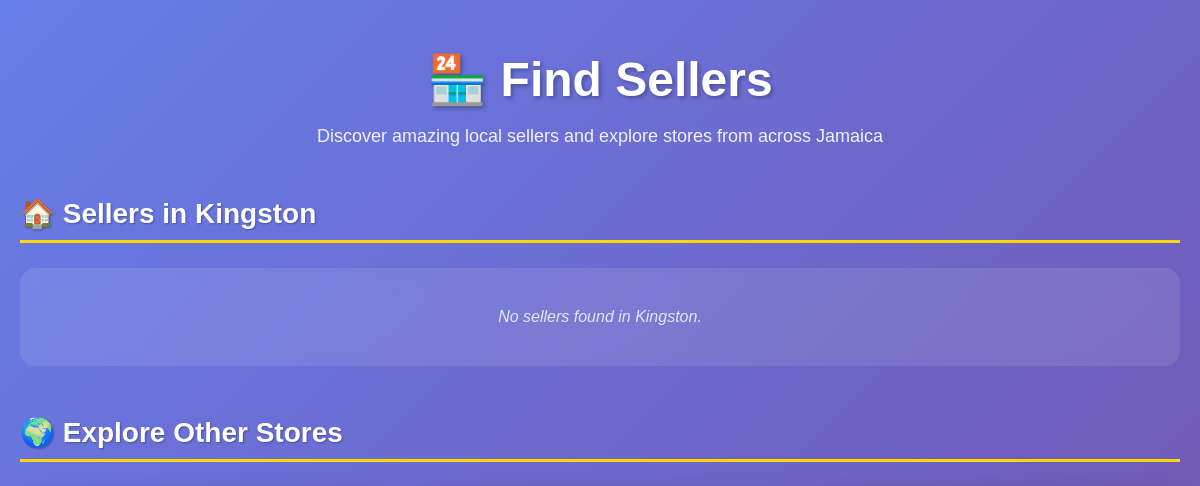
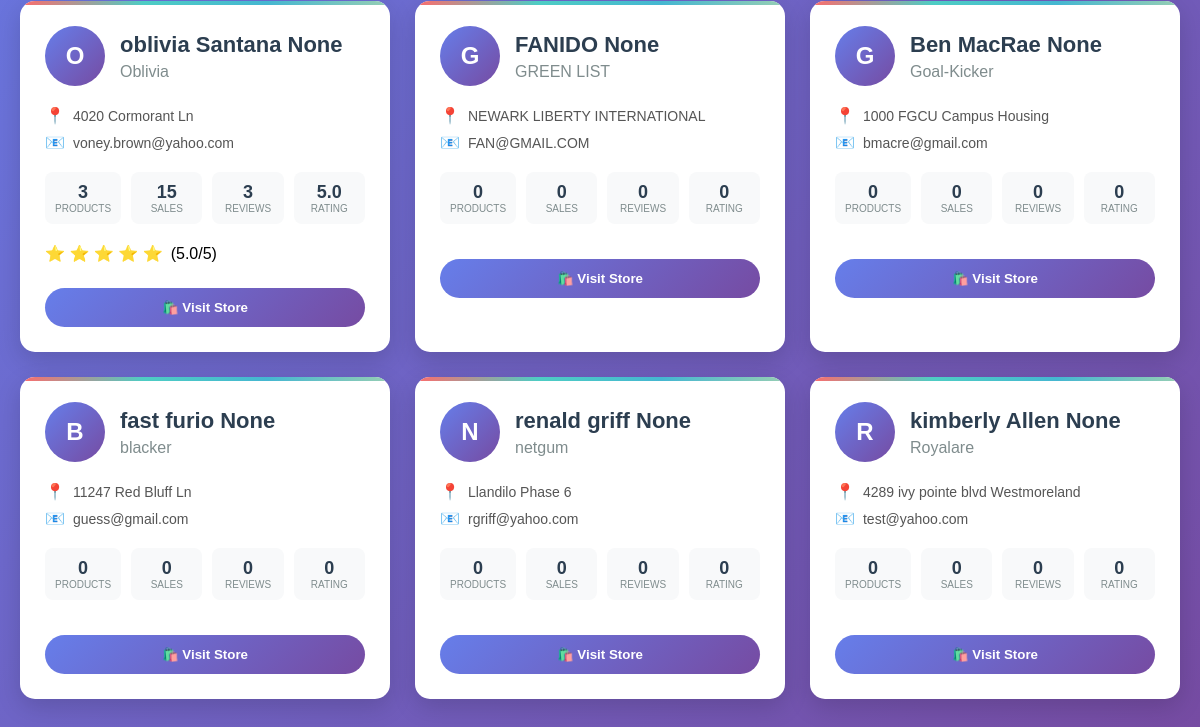
The page /find_sellers on the database as committed earlier (2 pictures, top to bottom).
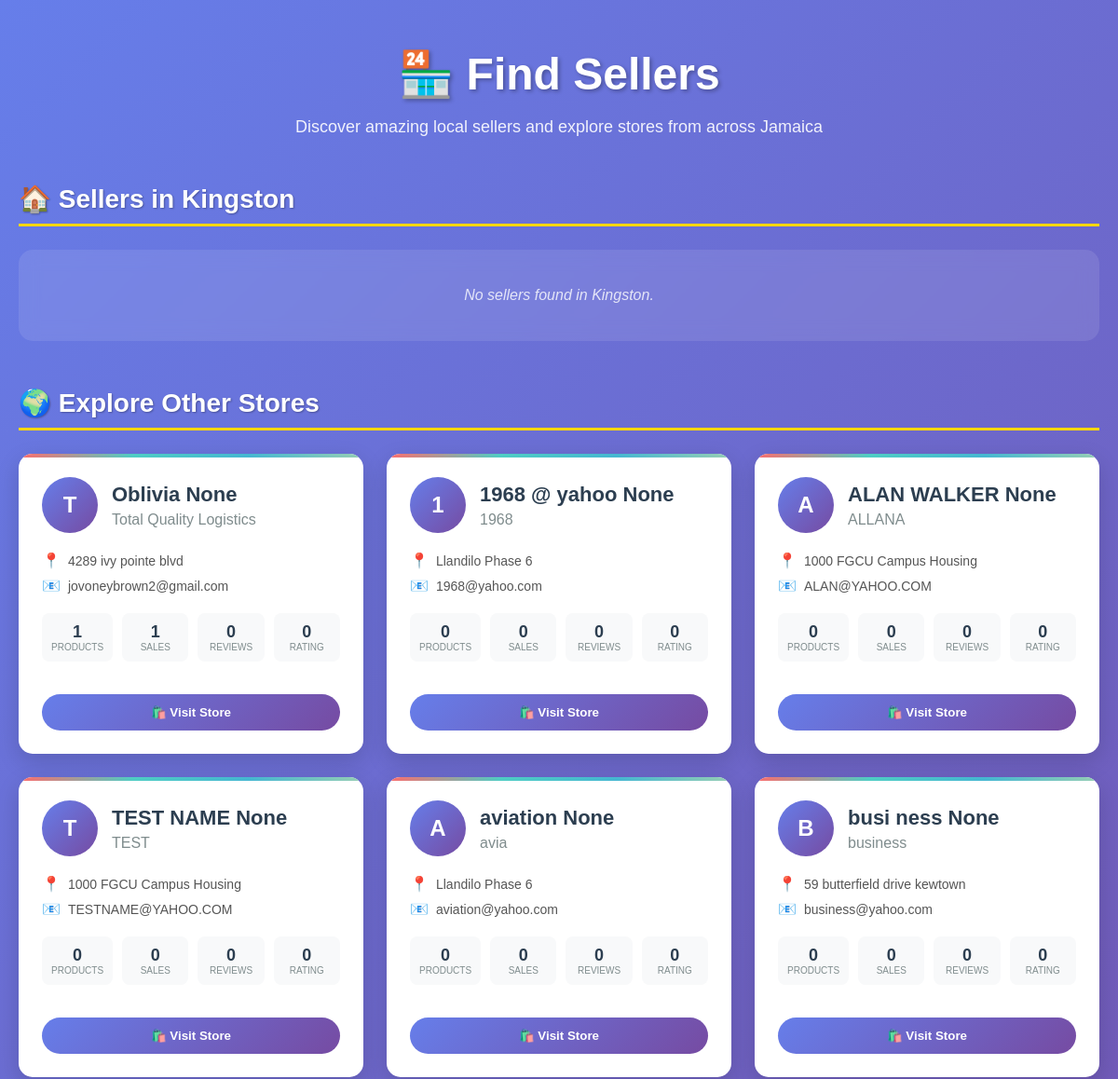
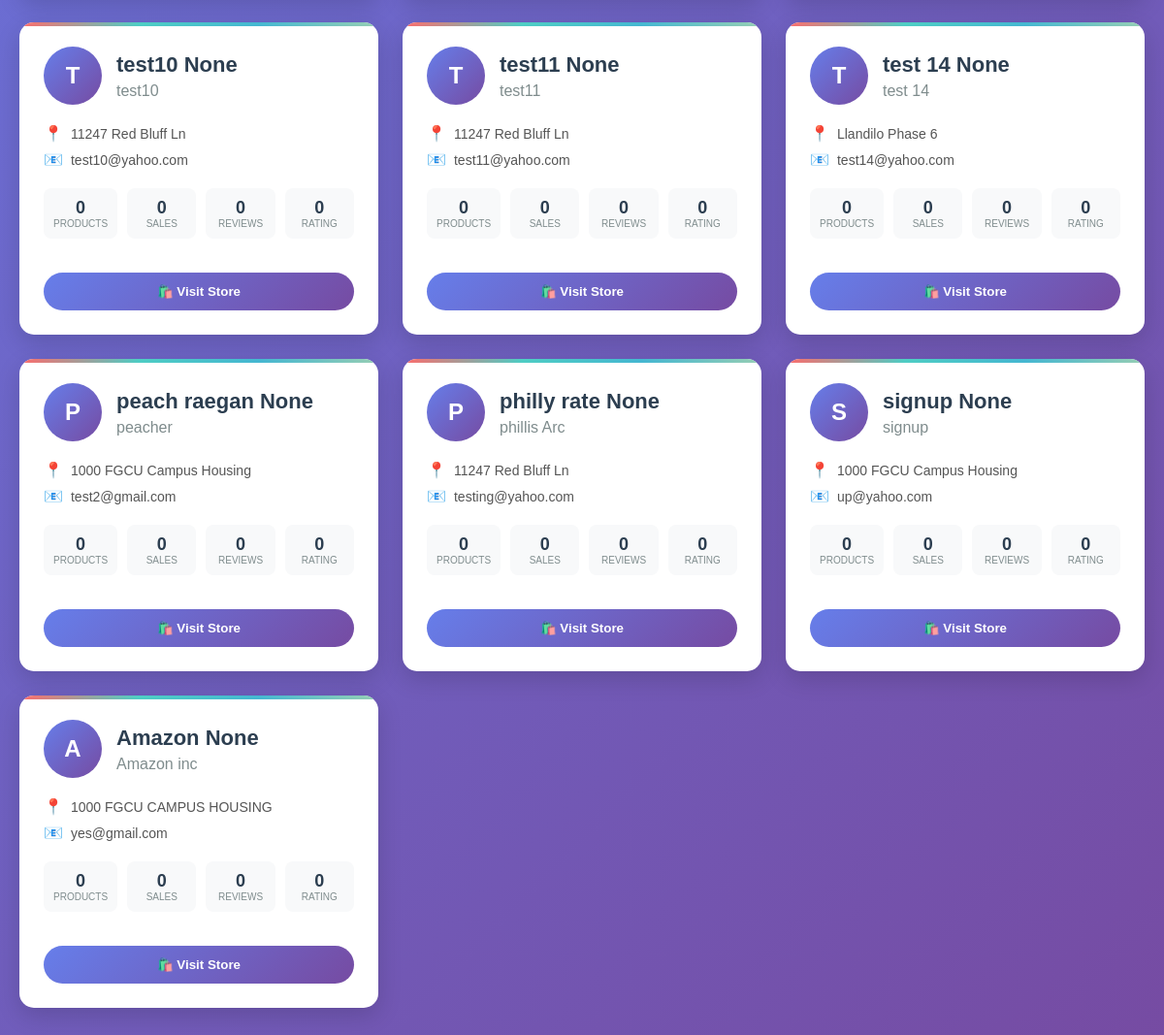
The same page on the database as committed later (2 pictures, top to bottom).
### tables this page shows
CREATE TABLE users (
    email TEXT PRIMARY KEY,
    password TEXT,
    first_name TEXT,
    last_name TEXT,
    is_seller BOOLEAN,
    is_support BOOLEAN DEFAULT FALSE,
    phone_number TEXT,
    address TEXT,
    parish TEXT,
    post_office TEXT,
    profile_picture TEXT,
    discount_used BOOLEAN DEFAULT FALSE,
    notification_preference TEXT,
    business_name TEXT,
    business_address TEXT,
    security_question TEXT,
    security_answer TEXT,
    discount_applied BOOLEAN DEFAULT FALSE,
    gender TEXT,
    delivery_address TEXT,
    billing_address TEXT,
    whatsapp_number TEXT,
    business_description TEXT,
    verification_status TEXT DEFAULT 'pending_documents',
    created_at DATETIME DEFAULT CURRENT_TIMESTAMP
);

### app.py (the view)
@app.route('/find_sellers')
def find_sellers():
    try:
        with get_db() as conn:
            cursor = conn.cursor()
            user_parish = 'Kingston'
            if 'user' in session and session['user'].get('parish'):
                user_parish = session['user']['parish']
            cursor.execute('''
                SELECT u.email, u.first_name, u.last_name, u.business_name, u.business_address,
                       u.profile_picture, COUNT(p.product_key) as product_count,
                       AVG(sr.rating) as avg_rating, COUNT(sr.rating) as rating_count,
                       SUM(p.sold) as total_sales
                FROM users u
                LEFT JOIN products p ON u.email = p.seller_email
                LEFT JOIN seller_ratings sr ON u.email = sr.seller_email
                WHERE u.is_seller = 1 AND u.business_address = ?
                GROUP BY u.email
                ORDER BY total_sales DESC, product_count DESC
            ''', (user_parish,))
            local_sellers = []
            for row in cursor.fetchall():
                seller_data = dict(row)
                seller_data['avg_rating'] = round(seller_data['avg_rating'], 1) if seller_data['avg_rating'] else 0
                seller_data['total_sales'] = seller_data['total_sales'] or 0
                seller_data['product_count'] = seller_data['product_count'] or 0
                seller_data['rating_count'] = seller_data['rating_count'] or 0
                local_sellers.append(seller_data)
            cursor.execute('''
                SELECT u.email, u.first_name, u.last_name, u.business_name, u.business_address,
                       u.profile_picture, COUNT(p.product_key) as product_count,
                       AVG(sr.rating) as avg_rating, COUNT(sr.rating) as rating_count,
                       SUM(p.sold) as total_sales
                FROM users u
                LEFT JOIN products p ON u.email = p.seller_email
                LEFT JOIN seller_ratings sr ON u.email = sr.seller_email
                WHERE u.is_seller = 1 AND u.business_address != ?
                GROUP BY u.email
                ORDER BY total_sales DESC, product_count DESC
            ''', (user_parish,))
            other_sellers = []
            for row in cursor.fetchall():
                seller_data = dict(row)
                seller_data['avg_rating'] = round(seller_data['avg_rating'], 1) if seller_data['avg_rating'] else 0
                seller_data['total_sales'] = seller_data['total_sales'] or 0
                seller_data['product_count'] = seller_data['product_count'] or 0
                seller_data['rating_count'] = seller_data['rating_count'] or 0
                other_sellers.append(seller_data)
        cart_data = get_cart_items()
        return render_template(
            'find_sellers.html',
            local_sellers=local_sellers,
            other_sellers=other_sellers,
            user_parish=user_parish,
            cart_items=cart_data['items'],
            cart_total=cart_data['total'],
            discount=cart_data['discount'],
            user=session.get('user'),
            cart_item_count=cart_data['cart_item_count']
        )
    except Exception as e:
        logger.error(f"Error in find_sellers: {e}")
        cart_data = get_cart_items()
        return render_template(
            'find_sellers.html',
            local_sellers=[],
            other_sellers=[],
            user_parish='Kingston',
            cart_items=cart_data['items'],
            cart_total=cart_data['total'],
            discount=cart_data['discount'],
            user=session.get('user'),
            cart_item_count=cart_data['cart_item_count']
        )

### app.py (called while the page is built, shortened)
@app.context_processor
def inject_csrf_token():
    return dict(csrf_token=generate_csrf)

@app.context_processor
def inject_csrf_token():
    return dict(csrf_token=generate_csrf)

def get_db():
    conn = sqlite3.connect('zo-zi.db')
    conn.row_factory = sqlite3.Row
    return conn

def get_cart_items():
    try:
        cart = session.get('cart', {})
        if not cart:
            return {
                'items': [],
                'raw_total': 0.0,
                'discount': 0.0,
                'total': 0.0,
                'cart_item_count': 0
            }
    except sqlite3.Error as e:
        logger.error(f"Database error in get_cart_items: {e}\n{traceback.format_exc()}")
        return {
            'items': [],
            'raw_total': 0.0,
            'discount': 0.0,
            'total': 0.0,
            'cart_item_count': 0
        }

@app.context_processor
def inject_messaging_links():
    messaging_links = {}
    if 'user' in session:
        if session['user'].get('is_seller'):
            messaging_links['seller_messages'] = url_for('seller_messages')
        else:
            messaging_links['buyer_messages'] = url_for('buyer_messages')
    return messaging_links

### templates/find_sellers.html (shortened to what the changed rows need)
<!DOCTYPE html>
<html lang="en">
<head>
</head>
<body>
    <div class="container">
        <h1>🏪 Find Sellers</h1>
        <section>
            <h2 class="section-title">🏠 Sellers in {{ user_parish }}</h2>
        </section>
        <section>
            <h2 class="section-title">🌍 Explore Other Stores</h2>
            {% if other_sellers %}
                <div class="sellers-grid">
                    {% for seller in other_sellers %}
                        <div class="seller-item" onclick="window.location.href='{{ url_for('seller_store', seller_email=seller.email) }}'">
                            <div class="seller-header">
                                {% if seller.profile_picture %}
                                    <img src="{{ url_for('static', filename=seller.profile_picture) }}"
                                         alt="{{ seller.business_name or seller.first_name }}"
                                         class="seller-avatar"
                                         onerror="this.style.display='none'; this.nextElementSibling.style.display='flex'">
                                    <div class="default-avatar" style="display: none;">
                                        {{ (seller.business_name or seller.first_name or 'S')[0].upper() }}
                                    </div>
                                {% else %}
                                    <div class="default-avatar">
                                        {{ (seller.business_name or seller.first_name or 'S')[0].upper() }}
                                    </div>
                                {% endif %}
                                <div>
                                    <h3 class="seller-name">{{ seller.first_name }} {{ seller.last_name }}</h3>
                                    {% if seller.business_name %}
                                        <p class="business-name">{{ seller.business_name }}</p>
                                    {% endif %}
                                </div>
                            </div>
                            <div class="seller-info">
                                <div class="info-row">
                                    <span class="info-icon">📍</span>
                                    <span>{{ seller.business_address }}</span>
                                </div>
                                <div class="info-row">
                                    <span class="info-icon">📧</span>
                                    <span>{{ seller.email }}</span>
                                </div>
                            </div>
                            <div class="seller-stats">
                                <div class="stat">
                                    <div class="stat-number">{{ seller.product_count }}</div>
                                    <div class="stat-label">Products</div>
                                </div>
                                <div class="stat">
                                    <div class="stat-number">{{ seller.total_sales }}</div>
                                    <div class="stat-label">Sales</div>
                                </div>
                                <div class="stat">
                                    <div class="stat-number">{{ seller.rating_count }}</div>
                                    <div class="stat-label">Reviews</div>
                                </div>
                                <div class="stat">
                                    <div class="stat-number">{{ seller.avg_rating }}</div>
                                    <div class="stat-label">Rating</div>
                                </div>
                            </div>
                            {% if seller.avg_rating > 0 %}
                            <div class="rating">
                                <div class="stars">
                                    {% for i in range(5) %}
                                        {% if i < seller.avg_rating %}⭐{% else %}☆{% endif %}
                                    {% endfor %}
                                </div>
                                <span>({{ seller.avg_rating }}/5)</span>
                            </div>
                            {% endif %}
                            <button class="visit-store-btn">🛍️ Visit Store</button>
                        </div>
                    {% endfor %}
                </div>
            {% else %}
                <div class="no-sellers">No other stores available right now.</div>
            {% endif %}
        </section>
    </div>
</body>
</html>

Rows that differ between the two databases and show on the page:
no longer on this page (row edited): users: business_name "O", first_name "oblivia Santana", last_name "None", business_name "Oblivia", business_address "4020 Cormorant Ln", email "voney.brown@yahoo.com", product_count "3", total_sales "15", rating_count "3", avg_rating "5.0"
removed users: business_name "G", first_name "FANIDO", last_name "None", business_name "GREEN LIST", business_address "NEWARK LIBERTY INTERNATIONAL", email "FAN@GMAIL.COM", product_count "0", total_sales "0", rating_count "0", avg_rating "0"
removed users: business_name "G", first_name "Ben MacRae", last_name "None", business_name "Goal-Kicker", business_address "1000 FGCU Campus Housing", email "bmacre@gmail.com", product_count "0", total_sales "0", rating_count "0", avg_rating "0"
removed users: business_name "B", first_name "fast furio", last_name "None", business_name "blacker", business_address "11247 Red Bluff Ln", email "guess@gmail.com", product_count "0", total_sales "0", rating_count "0", avg_rating "0"
removed users: business_name "N", first_name "renald griff", last_name "None", business_name "netgum", business_address "Llandilo Phase 6", email "rgriff@yahoo.com", product_count "0", total_sales "0", rating_count "0", avg_rating "0"
removed users: business_name "R", first_name "kimberly Allen", last_name "None", business_name "Royalare", business_address "4289 ivy pointe blvd Westmoreland", email "test@yahoo.com", product_count "0", total_sales "0", rating_count "0", avg_rating "0"
added users: business_name "T", first_name "Oblivia", last_name "None", business_name "Total Quality Logistics", business_address "4289 ivy pointe blvd", email "jovoneybrown2@gmail.com", product_count "1", total_sales "1", rating_count "0", avg_rating "0"
added users: business_name "1", first_name "1968 @ yahoo", last_name "None", business_name "1968", business_address "Llandilo Phase 6", email "1968@yahoo.com", product_count "0", total_sales "0", rating_count "0", avg_rating "0"
added users: business_name "A", first_name "ALAN WALKER", last_name "None", business_name "ALLANA", business_address "1000 FGCU Campus Housing", email "ALAN@YAHOO.COM", product_count "0", total_sales "0", rating_count "0", avg_rating "0"
added users: business_name "T", first_name "TEST NAME", last_name "None", business_name "TEST", business_address "1000 FGCU Campus Housing", email "TESTNAME@YAHOO.COM", product_count "0", total_sales "0", rating_count "0", avg_rating "0"
added users: business_name "A", first_name "aviation", last_name "None", business_name "avia", business_address "Llandilo Phase 6", email "aviation@yahoo.com", product_count "0", total_sales "0", rating_count "0", avg_rating "0"
added users: business_name "B", first_name "busi ness", last_name "None", business_name "business", business_address "59 butterfield drive kewtown", email "business@yahoo.com", product_count "0", total_sales "0", rating_count "0", avg_rating "0"
added users: business_name "T", first_name "test10", last_name "None", business_name "test10", business_address "11247 Red Bluff Ln", email "test10@yahoo.com", product_count "0", total_sales "0", rating_count "0", avg_rating "0"
added users: business_name "T", first_name "test11", last_name "None", business_name "test11", business_address "11247 Red Bluff Ln", email "test11@yahoo.com", product_count "0", total_sales "0", rating_count "0", avg_rating "0"
added users: business_name "T", first_name "test 14", last_name "None", business_name "test 14", business_address "Llandilo Phase 6", email "test14@yahoo.com", product_count "0", total_sales "0", rating_count "0", avg_rating "0"
added users: business_name "P", first_name "peach raegan", last_name "None", business_name "peacher", business_address "1000 FGCU Campus Housing", email "test2@gmail.com", product_count "0", total_sales "0", rating_count "0", avg_rating "0"
added users: business_name "P", first_name "philly rate", last_name "None", business_name "phillis Arc", business_address "11247 Red Bluff Ln", email "testing@yahoo.com", product_count "0", total_sales "0", rating_count "0", avg_rating "0"
added users: business_name "S", first_name "signup", last_name "None", business_name "signup", business_address "1000 FGCU Campus Housing", email "up@yahoo.com", product_count "0", total_sales "0", rating_count "0", avg_rating "0"
added users: business_name "A", first_name "Amazon", last_name "None", business_name "Amazon inc", business_address "1000 FGCU CAMPUS HOUSING", email "yes@gmail.com", product_count "0", total_sales "0", rating_count "0", avg_rating "0"
